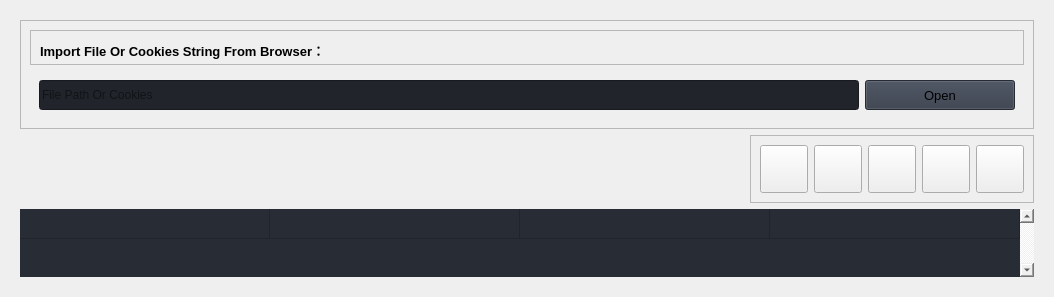
                  <widget class="QWidget" name="Cookies_Page">
                   <layout class="QVBoxLayout" name="verticalLayout_20">
                    <item alignment="Qt::AlignTop">
                     <widget class="QWidget" name="Cookies_widget" native="true">
                      <property name="sizePolicy">
                       <sizepolicy hsizetype="Expanding" vsizetype="Expanding">
                        <horstretch>0</horstretch>
                        <verstretch>0</verstretch>
                       </sizepolicy>
                      </property>
                      <property name="minimumSize">
                       <size>
                        <width>0</width>
                        <height>0</height>
                       </size>
                      </property>
                      <layout class="QVBoxLayout" name="verticalLayout_15">
                       <item>
                        <widget class="QFrame" name="CK_InputFrame">
                         <property name="sizePolicy">
                          <sizepolicy hsizetype="Preferred" vsizetype="Maximum">
                           <horstretch>0</horstretch>
                           <verstretch>0</verstretch>
                          </sizepolicy>
                         </property>
                         <property name="frameShape">
                          <enum>QFrame::StyledPanel</enum>
                         </property>
                         <property name="frameShadow">
                          <enum>QFrame::Raised</enum>
                         </property>
                         <layout class="QVBoxLayout" name="verticalLayout_26">
                          <item alignment="Qt::AlignTop">
                           <widget class="QFrame" name="frame_title_wid">
                            <property name="sizePolicy">
                             <sizepolicy hsizetype="Preferred" vsizetype="Preferred">
                              <horstretch>0</horstretch>
                              <verstretch>0</verstretch>
                             </sizepolicy>
                            </property>
                            <property name="maximumSize">
                             <size>
                              <width>16777215</width>
                              <height>35</height>
                             </size>
                            </property>
                            <property name="frameShape">
                             <enum>QFrame::StyledPanel</enum>
                            </property>
                            <property name="frameShadow">
                             <enum>QFrame::Raised</enum>
                            </property>
                            <layout class="QVBoxLayout" name="verticalLayout_27">
                             <item alignment="Qt::AlignTop">
                              <widget class="QLabel" name="labelBoxBlenderInstalation_2">
                               <property name="sizePolicy">
                                <sizepolicy hsizetype="Preferred" vsizetype="Expanding">
                                 <horstretch>0</horstretch>
                                 <verstretch>0</verstretch>
                                </sizepolicy>
                               </property>
                               <property name="minimumSize">
                                <size>
                                 <width>0</width>
                                 <height>20</height>
                                </size>
                               </property>
                               <property name="font">
                                <font>
                                 <family>Segoe UI</family>
                                 <pointsize>10</pointsize>
                                 <italic>false</italic>
                                 <bold>false</bold>
                                </font>
                               </property>
                               <property name="styleSheet">
                                <string notr="true"/>
                               </property>
                               <property name="text">
                                <string>&lt;html&gt;&lt;head/&gt;&lt;body&gt;&lt;p&gt;&lt;span style=&quot; font-weight:600;&quot;&gt;Import File Or Cookies String From Browser：&lt;/span&gt;&lt;/p&gt;&lt;/body&gt;&lt;/html&gt;</string>
                               </property>
                              </widget>
                             </item>
                            </layout>
                           </widget>
                          </item>
                          <item>
                           <widget class="QFrame" name="frame_content_wid">
                            <property name="sizePolicy">
                             <sizepolicy hsizetype="Preferred" vsizetype="Preferred">
                              <horstretch>0</horstretch>
                              <verstretch>0</verstretch>
                             </sizepolicy>
                            </property>
                            <property name="frameShape">
                             <enum>QFrame::NoFrame</enum>
                            </property>
                            <property name="frameShadow">
                             <enum>QFrame::Raised</enum>
                            </property>
                            <layout class="QHBoxLayout" name="horizontalLayout_11">
                             <item>
                              <layout class="QGridLayout" name="gridLayout_2">
                               <property name="bottomMargin">
                                <number>0</number>
                               </property>
                               <item row="0" column="0" alignment="Qt::AlignTop">
                                <widget class="QLineEdit" name="CK_Input_textedit">
                                 <property name="sizePolicy">
                                  <sizepolicy hsizetype="Expanding" vsizetype="Expanding">
                                   <horstretch>0</horstretch>
                                   <verstretch>0</verstretch>
                                  </sizepolicy>
                                 </property>
                                 <property name="minimumSize">
                                  <size>
                                   <width>0</width>
                                   <height>30</height>
                                  </size>
                                 </property>
                                 <property name="styleSheet">
                                  <string notr="true">background-color: rgb(33, 37, 43);</string>
                                 </property>
                                 <property name="text">
                                  <string/>
                                 </property>
                                 <property name="placeholderText">
                                  <string>File Path Or Cookies</string>
                                 </property>
                                </widget>
                               </item>
                               <item row="0" column="1" alignment="Qt::AlignTop">
                                <widget class="QPushButton" name="CK_Input_btn">
                                 <property name="minimumSize">
                                  <size>
                                   <width>150</width>
                                   <height>30</height>
                                  </size>
                                 </property>
                                 <property name="font">
                                  <font>
                                   <family>Segoe UI</family>
                                   <pointsize>10</pointsize>
                                   <italic>false</italic>
                                   <bold>false</bold>
                                  </font>
                                 </property>
                                 <property name="cursor">
                                  <cursorShape>PointingHandCursor</cursorShape>
                                 </property>
                                 <property name="styleSheet">
                                  <string notr="true">background-color: rgb(52, 59, 72);</string>
                                 </property>
                                 <property name="text">
                                  <string>Open</string>
                                 </property>
                                 <property name="icon">
                                  <iconset>
                                   <normaloff>:/icons/images/icons/cil-folder-open.png</normaloff>:/icons/images/icons/cil-folder-open.png</iconset>
                                 </property>
                                </widget>
                               </item>
                              </layout>
                             </item>
                            </layout>
                           </widget>
                          </item>
                         </layout>
                        </widget>
                       </item>
                       <item alignment="Qt::AlignRight">
                        <widget class="QFrame" name="CK_ButtonFrame_2">
                         <property name="sizePolicy">
                          <sizepolicy hsizetype="Preferred" vsizetype="Maximum">
                           <horstretch>0</horstretch>
                           <verstretch>200</verstretch>
                          </sizepolicy>
                         </property>
                         <property name="frameShape">
                          <enum>QFrame::StyledPanel</enum>
                         </property>
                         <property name="frameShadow">
                          <enum>QFrame::Raised</enum>
                         </property>
                         <layout class="QHBoxLayout" name="horizontalLayout_10">
                          <item alignment="Qt::AlignTop">
                           <widget class="QPushButton" name="CKSearch_btn">
                            <property name="sizePolicy">
                             <sizepolicy hsizetype="Preferred" vsizetype="Preferred">
                              <horstretch>0</horstretch>
                              <verstretch>0</verstretch>
                             </sizepolicy>
                            </property>
                            <property name="minimumSize">
                             <size>
                              <width>48</width>
                              <height>48</height>
                             </size>
                            </property>
                            <property name="maximumSize">
                             <size>
                              <width>48</width>
                              <height>48</height>
                             </size>
                            </property>
                            <property name="styleSheet">
                             <string notr="true">background-position:center;
background-repeat: no-repeat;
background-image: url(:/icons/images/icons/cil-find-in-page.png);</string>
                            </property>
                            <property name="text">
                             <string/>
                            </property>
                           </widget>
                          </item>
                          <item alignment="Qt::AlignTop">
                           <widget class="QPushButton" name="CKCheck_btn">
                            <property name="sizePolicy">
                             <sizepolicy hsizetype="Preferred" vsizetype="Expanding">
                              <horstretch>0</horstretch>
                              <verstretch>0</verstretch>
                             </sizepolicy>
                            </property>
                            <property name="minimumSize">
                             <size>
                              <width>48</width>
                              <height>48</height>
                             </size>
                            </property>
                            <property name="maximumSize">
                             <size>
                              <width>48</width>
                              <height>48</height>
                             </size>
                            </property>
                            <property name="styleSheet">
                             <string notr="true">background-image: url(:/icons/images/icons/cil-reload.png);
background-position:center;
background-repeat: no-repeat;</string>
                            </property>
                            <property name="text">
                             <string/>
                            </property>
                            <property name="autoDefault">
                             <bool>false</bool>
                            </property>
                           </widget>
                          </item>
                          <item alignment="Qt::AlignTop">
                           <widget class="QPushButton" name="CKDelete_btn">
                            <property name="sizePolicy">
                             <sizepolicy hsizetype="Preferred" vsizetype="Expanding">
                              <horstretch>0</horstretch>
                              <verstretch>0</verstretch>
                             </sizepolicy>
                            </property>
                            <property name="minimumSize">
                             <size>
                              <width>48</width>
                              <height>48</height>
                             </size>
                            </property>
                            <property name="maximumSize">
                             <size>
                              <width>48</width>
                              <height>48</height>
                             </size>
                            </property>
                            <property name="styleSheet">
                             <string notr="true">background-position:center;
background-repeat: no-repeat;
background-image: url(:/images/images/images/test.png);</string>
                            </property>
                            <property name="text">
                             <string/>
                            </property>
                           </widget>
                          </item>
                          <item alignment="Qt::AlignTop">
                           <widget class="QPushButton" name="CKCopy_btn">
                            <property name="sizePolicy">
                             <sizepolicy hsizetype="Preferred" vsizetype="Expanding">
                              <horstretch>0</horstretch>
                              <verstretch>0</verstretch>
                             </sizepolicy>
                            </property>
                            <property name="minimumSize">
                             <size>
                              <width>48</width>
                              <height>48</height>
                             </size>
                            </property>
                            <property name="maximumSize">
                             <size>
                              <width>48</width>
                              <height>48</height>
                             </size>
                            </property>
                            <property name="styleSheet">
                             <string notr="true">background-position:center;
background-repeat: no-repeat;
background-image: url(:/icons/images/icons/icon_restore.png);</string>
                            </property>
                            <property name="text">
                             <string/>
                            </property>
                           </widget>
                          </item>
                          <item alignment="Qt::AlignTop">
                           <widget class="QPushButton" name="CKSave_btn">
                            <property name="minimumSize">
                             <size>
                              <width>48</width>
                              <height>48</height>
                             </size>
                            </property>
                            <property name="maximumSize">
                             <size>
                              <width>48</width>
                              <height>48</height>
                             </size>
                            </property>
                            <property name="styleSheet">
                             <string notr="true">background-image: url(:/icons/images/icons/cil-save.png);
background-position:center;
background-repeat: no-repeat;</string>
                            </property>
                            <property name="text">
                             <string/>
                            </property>
                           </widget>
                          </item>
                         </layout>
                        </widget>
                       </item>
                       <item>
                        <widget class="QTableWidget" name="CK_Table">
                         <property name="sizePolicy">
                          <sizepolicy hsizetype="Expanding" vsizetype="Maximum">
                           <horstretch>0</horstretch>
                           <verstretch>0</verstretch>
                          </sizepolicy>
                         </property>
                         <property name="minimumSize">
                          <size>
                           <width>0</width>
                           <height>0</height>
                          </size>
                         </property>
                         <property name="baseSize">
                          <size>
                           <width>0</width>
                           <height>0</height>
                          </size>
                         </property>
                         <property name="palette">
                          <palette>
                           <active>
                            <colorrole role="WindowText">
                             <brush brushstyle="SolidPattern">
                              <color alpha="255">
                               <red>221</red>
                               <green>221</green>
                               <blue>221</blue>
                              </color>
                             </brush>
                            </colorrole>
                            <colorrole role="Button">
                             <brush brushstyle="SolidPattern">
                              <color alpha="255">
                               <red>40</red>
                               <green>44</green>
                               <blue>52</blue>
                              </color>
                             </brush>
                            </colorrole>
                            <colorrole role="Text">
                             <brush brushstyle="SolidPattern">
                              <color alpha="255">
                               <red>221</red>
                               <green>221</green>
                               <blue>221</blue>
                              </color>
                             </brush>
                            </colorrole>
                            <colorrole role="ButtonText">
                             <brush brushstyle="SolidPattern">
                              <color alpha="255">
                               <red>221</red>
                               <green>221</green>
                               <blue>221</blue>
                              </color>
                             </brush>
                            </colorrole>
                            <colorrole role="Base">
                             <brush brushstyle="SolidPattern">
                              <color alpha="255">
                               <red>40</red>
                               <green>44</green>
                               <blue>52</blue>
                              </color>
                             </brush>
                            </colorrole>
                            <colorrole role="Window">
                             <brush brushstyle="SolidPattern">
                              <color alpha="255">
                               <red>40</red>
                               <green>44</green>
                               <blue>52</blue>
                              </color>
                             </brush>
                            </colorrole>
                            <colorrole role="PlaceholderText">
                             <brush brushstyle="SolidPattern">
                              <color alpha="128">
                               <red>221</red>
                               <green>221</green>
                               <blue>221</blue>
                              </color>
                             </brush>
                            </colorrole>
                           </active>
                           <inactive>
                            <colorrole role="WindowText">
                             <brush brushstyle="SolidPattern">
                              <color alpha="255">
                               <red>221</red>
                               <green>221</green>
                               <blue>221</blue>
                              </color>
                             </brush>
                            </colorrole>
                            <colorrole role="Button">
                             <brush brushstyle="SolidPattern">
                              <color alpha="255">
                               <red>40</red>
                               <green>44</green>
                               <blue>52</blue>
                              </color>
                             </brush>
                            </colorrole>
                            <colorrole role="Text">
                             <brush brushstyle="SolidPattern">
                              <color alpha="255">
                               <red>221</red>
                               <green>221</green>
                               <blue>221</blue>
                              </color>
                             </brush>
                            </colorrole>
                            <colorrole role="ButtonText">
                             <brush brushstyle="SolidPattern">
                              <color alpha="255">
                               <red>221</red>
                               <green>221</green>
                               <blue>221</blue>
                              </color>
                             </brush>
                            </colorrole>
                            <colorrole role="Base">
                             <brush brushstyle="SolidPattern">
                              <color alpha="255">
                               <red>40</red>
                               <green>44</green>
                               <blue>52</blue>
                              </color>
                             </brush>
                            </colorrole>
                            <colorrole role="Window">
                             <brush brushstyle="SolidPattern">
                              <color alpha="255">
                               <red>40</red>
                               <green>44</green>
                               <blue>52</blue>
                              </color>
                             </brush>
                            </colorrole>
                            <colorrole role="PlaceholderText">
                             <brush brushstyle="SolidPattern">
                              <color alpha="128">
                               <red>221</red>
                               <green>221</green>
                               <blue>221</blue>
                              </color>
                             </brush>
                            </colorrole>
                           </inactive>
                           <disabled>
                            <colorrole role="WindowText">
                             <brush brushstyle="SolidPattern">
                              <color alpha="255">
                               <red>221</red>
                               <green>221</green>
                               <blue>221</blue>
                              </color>
                             </brush>
                            </colorrole>
                            <colorrole role="Button">
                             <brush brushstyle="SolidPattern">
                              <color alpha="255">
                               <red>40</red>
                               <green>44</green>
                               <blue>52</blue>
                              </color>
                             </brush>
                            </colorrole>
                            <colorrole role="Text">
                             <brush brushstyle="SolidPattern">
                              <color alpha="255">
                               <red>221</red>
                               <green>221</green>
                               <blue>221</blue>
                              </color>
                             </brush>
                            </colorrole>
                            <colorrole role="ButtonText">
                             <brush brushstyle="SolidPattern">
                              <color alpha="255">
                               <red>221</red>
                               <green>221</green>
                               <blue>221</blue>
                              </color>
                             </brush>
                            </colorrole>
                            <colorrole role="Base">
                             <brush brushstyle="SolidPattern">
                              <color alpha="255">
                               <red>40</red>
                               <green>44</green>
                               <blue>52</blue>
                              </color>
                             </brush>
                            </colorrole>
                            <colorrole role="Window">
                             <brush brushstyle="SolidPattern">
                              <color alpha="255">
                               <red>40</red>
                               <green>44</green>
                               <blue>52</blue>
                              </color>
                             </brush>
                            </colorrole>
                            <colorrole role="PlaceholderText">
                             <brush brushstyle="SolidPattern">
                              <color alpha="128">
                               <red>221</red>
                               <green>221</green>
                               <blue>221</blue>
                              </color>
                             </brush>
                            </colorrole>
                           </disabled>
                          </palette>
                         </property>
                         <property name="styleSheet">
                          <string notr="true">border-color: rgb(102, 204, 255);
</string>
                         </property>
                         <property name="frameShape">
                          <enum>QFrame::NoFrame</enum>
                         </property>
                         <property name="frameShadow">
                          <enum>QFrame::Sunken</enum>
                         </property>
                         <property name="verticalScrollBarPolicy">
                          <enum>Qt::ScrollBarAlwaysOn</enum>
                         </property>
                         <property name="sizeAdjustPolicy">
                          <enum>QAbstractScrollArea::AdjustToContents</enum>
                         </property>
                         <property name="editTriggers">
                          <set>QAbstractItemView::NoEditTriggers</set>
                         </property>
                         <property name="selectionMode">
                          <enum>QAbstractItemView::SingleSelection</enum>
                         </property>
                         <property name="selectionBehavior">
                          <enum>QAbstractItemView::SelectItems</enum>
                         </property>
                         <property name="showGrid">
                          <bool>true</bool>
                         </property>
                         <property name="gridStyle">
                          <enum>Qt::SolidLine</enum>
                         </property>
                         <property name="sortingEnabled">
                          <bool>true</bool>
                         </property>
                         <property name="rowCount">
                          <number>1</number>
                         </property>
                         <attribute name="horizontalHeaderVisible">
                          <bool>false</bool>
                         </attribute>
                         <attribute name="horizontalHeaderCascadingSectionResizes">
                          <bool>true</bool>
                         </attribute>
                         <attribute name="horizontalHeaderMinimumSectionSize">
                          <number>200</number>
                         </attribute>
                         <attribute name="horizontalHeaderDefaultSectionSize">
                          <number>250</number>
                         </attribute>
                         <attribute name="horizontalHeaderHighlightSections">
                          <bool>true</bool>
                         </attribute>
                         <attribute name="horizontalHeaderStretchLastSection">
                          <bool>true</bool>
                         </attribute>
                         <attribute name="verticalHeaderVisible">
                          <bool>false</bool>
                         </attribute>
                         <attribute name="verticalHeaderCascadingSectionResizes">
                          <bool>false</bool>
                         </attribute>
                         <attribute name="verticalHeaderDefaultSectionSize">
                          <number>30</number>
                         </attribute>
                         <attribute name="verticalHeaderHighlightSections">
                          <bool>false</bool>
                         </attribute>
                         <attribute name="verticalHeaderShowSortIndicator" stdset="0">
                          <bool>false</bool>
                         </attribute>
                         <attribute name="verticalHeaderStretchLastSection">
                          <bool>false</bool>
                         </attribute>
                         <row>
                          <property name="text">
                           <string>1</string>
                          </property>
                          <property name="font">
                           <font>
                            <family>Segoe UI</family>
                           </font>
                          </property>
                         </row>
                         <column>
                          <property name="text">
                           <string>UID</string>
                          </property>
                         </column>
                         <column>
                          <property name="text">
                           <string>服务器</string>
                          </property>
                         </column>
                         <column>
                          <property name="text">
                           <string>是否可用</string>
                          </property>
                         </column>
                         <column>
                          <property name="text">
                           <string>Cookies</string>
                          </property>
                         </column>
                         <item row="0" column="0">
                          <property name="text">
                           <string/>
                          </property>
                         </item>
                         <item row="0" column="1">
                          <property name="text">
                           <string/>
                          </property>
                         </item>
                         <item row="0" column="2">
                          <property name="text">
                           <string/>
                          </property>
                         </item>
                         <item row="0" column="3">
                          <property name="text">
                           <string/>
                          </property>
                         </item>
                        </widget>
                       </item>
                      </layout>
                     </widget>
                    </item>
                   </layout>
                  </widget>
